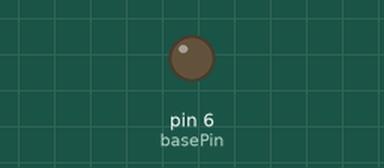
Simulated run of this sketch. Board: Arduino Uno, built with avr-gcc and run on an emulated ATmega328P. Parts: output pins drawn as LEDs (lit = HIGH). What the sketch prints to the serial monitor is not drawn.

Above: at 0.05 s.
At 5.55 s:
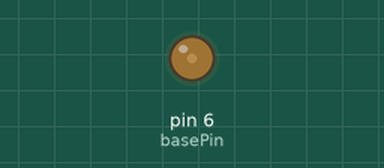
At 9.45 s:
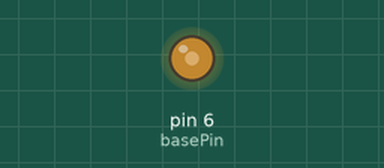
At 18.95 s:
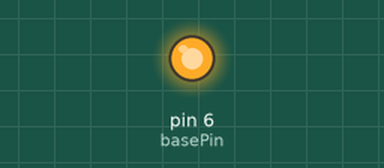
Timing chart, 0 to 24.7 s (numbered marks = the images above):
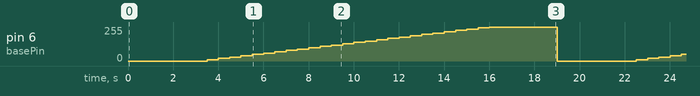

Measured:
- by itself, pin 6 (basePin): ramps from 0/255 to 255/255 and jumps back, once every 19.0 s

The sketch:

TransisterTest.ino
```cpp
int basePin = 6;

void setup() {
  pinMode(basePin, OUTPUT);
  Serial.begin(9600);
}

void loop() {

  analogWrite(basePin, 0);
  Serial.println(0.0);
  delay(3000);

  for(int i=0;i<256;i+=10)
  {
    analogWrite(basePin, i);
    Serial.print(5.0*(i/256.0));
    delay(500);
  }

  analogWrite(basePin, 255);
  Serial.println(5.0);
  delay(3000);
}
```
